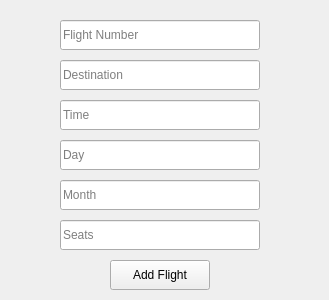
<?xml version="1.0" encoding="UTF-8"?>
<ui version="4.0">
 <class>AddFlightPage</class>
 <widget class="QWidget" name="AddFlightPage">
  <property name="geometry">
   <rect>
    <x>0</x>
    <y>0</y>
    <width>329</width>
    <height>300</height>
   </rect>
  </property>
  <property name="windowTitle">
   <string>Add Flight</string>
  </property>
  <widget class="QLineEdit" name="flightNumberField">
   <property name="geometry">
    <rect>
     <x>60</x>
     <y>20</y>
     <width>200</width>
     <height>30</height>
    </rect>
   </property>
   <property name="placeholderText">
    <string>Flight Number</string>
   </property>
  </widget>
  <widget class="QLineEdit" name="destinationField">
   <property name="geometry">
    <rect>
     <x>60</x>
     <y>60</y>
     <width>200</width>
     <height>30</height>
    </rect>
   </property>
   <property name="placeholderText">
    <string>Destination</string>
   </property>
  </widget>
  <widget class="QPushButton" name="addFlightButton">
   <property name="geometry">
    <rect>
     <x>110</x>
     <y>260</y>
     <width>100</width>
     <height>30</height>
    </rect>
   </property>
   <property name="text">
    <string>Add Flight</string>
   </property>
  </widget>
  <widget class="QLineEdit" name="TimeField">
   <property name="geometry">
    <rect>
     <x>60</x>
     <y>100</y>
     <width>200</width>
     <height>30</height>
    </rect>
   </property>
   <property name="text">
    <string/>
   </property>
   <property name="placeholderText">
    <string>Time</string>
   </property>
  </widget>
  <widget class="QLineEdit" name="seatsField">
   <property name="geometry">
    <rect>
     <x>60</x>
     <y>220</y>
     <width>200</width>
     <height>30</height>
    </rect>
   </property>
   <property name="text">
    <string/>
   </property>
   <property name="placeholderText">
    <string>Seats</string>
   </property>
  </widget>
  <widget class="QLineEdit" name="dayField">
   <property name="geometry">
    <rect>
     <x>60</x>
     <y>140</y>
     <width>200</width>
     <height>30</height>
    </rect>
   </property>
   <property name="text">
    <string/>
   </property>
   <property name="placeholderText">
    <string>Day</string>
   </property>
  </widget>
  <widget class="QLineEdit" name="monthField">
   <property name="geometry">
    <rect>
     <x>60</x>
     <y>180</y>
     <width>200</width>
     <height>30</height>
    </rect>
   </property>
   <property name="text">
    <string/>
   </property>
   <property name="placeholderText">
    <string>Month</string>
   </property>
  </widget>
 </widget>
 <resources/>
 <connections/>
</ui>
